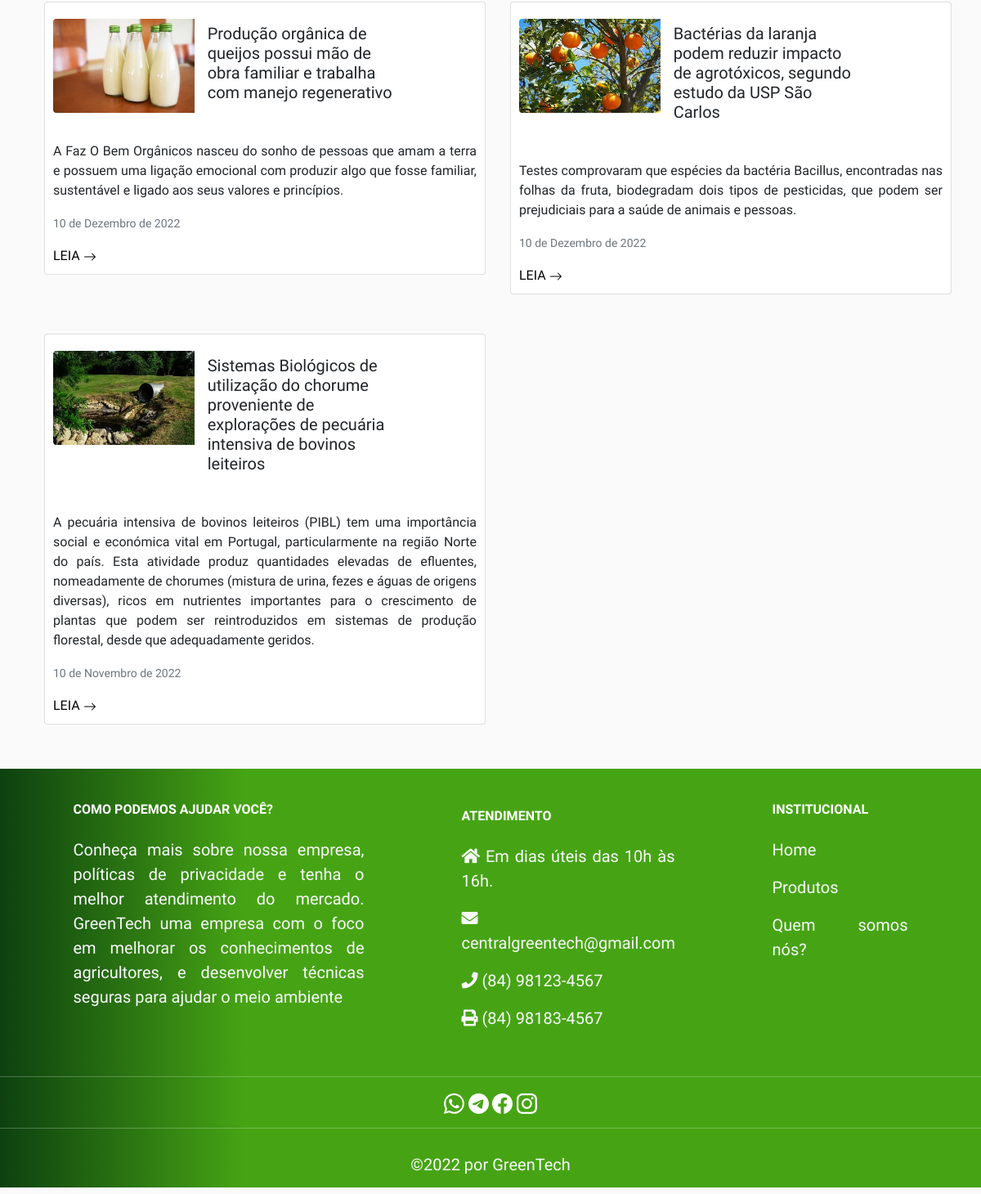
The page /noticias/ (lower part) on the database as committed earlier.
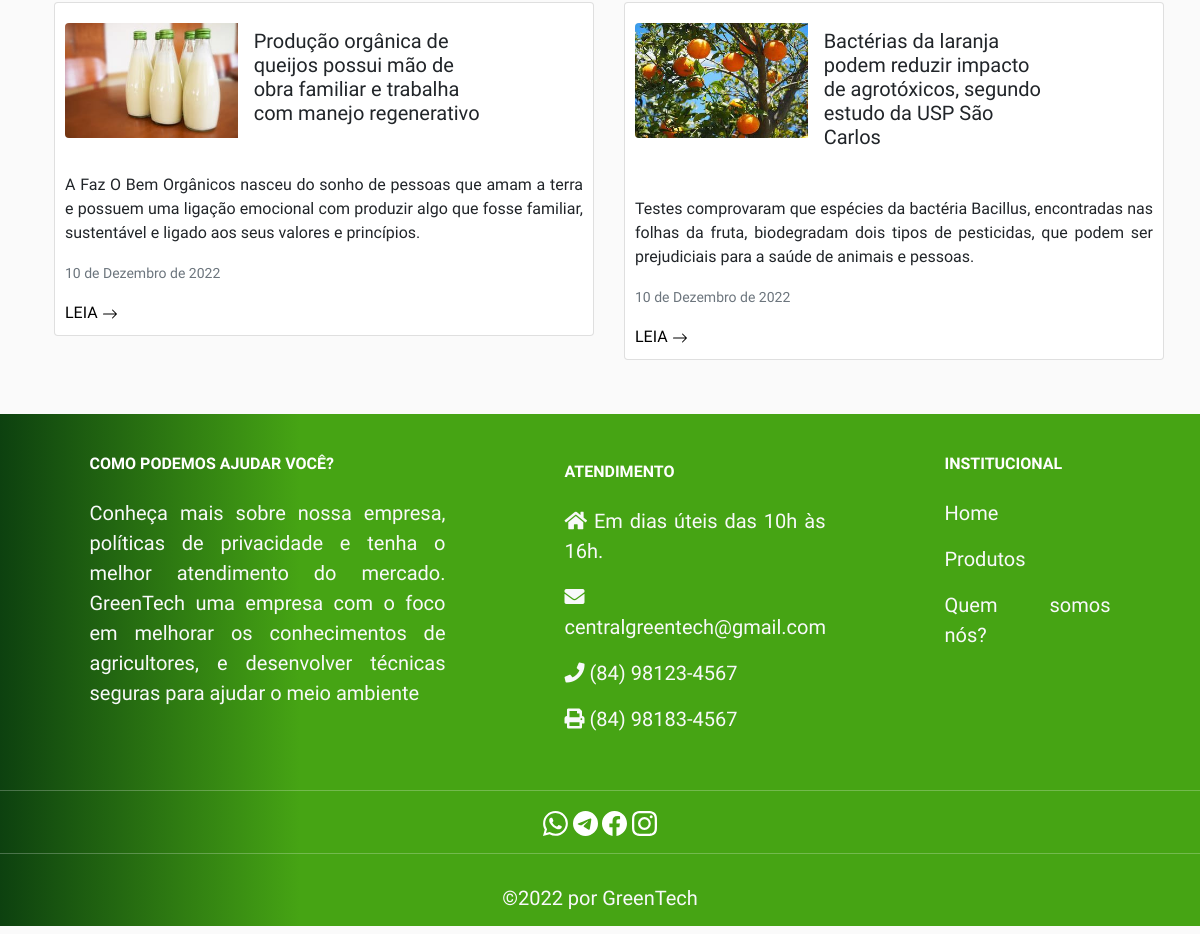
The same page on the database as committed later.
### main/models.py (models this page shows, shortened)
class Publicacao(models.Model):
    titulo = models.CharField(max_length=200)
    descricao = models.TextField()
    corpo_do_texto = RichTextUploadingField()
    tempo_da_publicacao = models.DateField()
    imagem = models.ImageField(upload_to='produtos/', blank=True, null=True, max_length=250)
    autor = models.ForeignKey(Autor, on_delete=models.CASCADE)
    categoria = models.ManyToManyField(Categoria)
    user = models.ForeignKey(get_user_model(), null=True,blank=True,on_delete=models.CASCADE)

### main/views.py (the view)
# urls.py: path('noticias/', noticias, name="noticia"),
def noticias (request):
    busca = request.GET.get('search')
    if busca:
        lista = Publicacao.objects.filter(titulo__icontains = busca)
        lista_produto = Produto.objects.filter(nome__icontains = busca)
        context = {'buscas' : lista, 'busca_produto' : lista_produto}
        return render(request, "busca.html", context)
    else:
        lista = Publicacao.objects.all()
        context ={'publicacoes' : lista}
        return render(request, 'noticia.html', context)

### main/templates/noticia.html (shortened to what this page needs)
{% extends 'base.html' %}
{% load static %}
{% block conteudo %}
<section class="dividir">
    <section class="container" style="width: 1200px; padding-bottom: 30px;">
      <div class="row row-cols-1 row-cols-md-2 g-4">
        {% for publicacao in publicacoes %}
          <main navBT>
            <div class="card mb-4" style="max-width: 540px; ">
              <div class="row g-0 " style="margin: 10px; align-self: center;">
                <div class="col-md-4">
                  <img src="/media/{{publicacao.imagem}}" class="img-fluid rounded-start" alt="..." style="margin-top: 10px; margin-right: 20px;"  >
                </div>
                <div class="col-sm-6">
                  <div class="card-body">
                    <h5 class="card-title">{{publicacao.titulo}}</h5> <br></div>
                </div>
                <p class="card-text" >{{publicacao.descricao}}</p>
                    <p class="card-text"><small class="text-muted">{{publicacao.tempo_da_publicacao}}</small></p>
                    <a href="{% url 'detalhe' publicacao.id %}" class="cor-fonte">LEIA <svg xmlns="http://www.w3.org/2000/svg" width="16" height="16" fill="currentColor" class="bi bi-arrow-right" viewBox="0 0 16 16">
                      <path fill-rule="evenodd" d="M1 8a.5.5 0 0 1 .5-.5h11.793l-3.147-3.146a.5.5 0 0 1 .708-.708l4 4a.5.5 0 0 1 0 .708l-4 4a.5.5 0 0 1-.708-.708L13.293 8.5H1.5A.5.5 0 0 1 1 8z"/>
                    </svg>
                  </a>
              </div>
            </div>
          </main>
        {% endfor %}
      </div>
      </section>
{% endblock conteudo %}

### main/templates/base.html (shortened to what this page needs)
{% load static %}
<!DOCTYPE html>
<html lang="en">
<head>
    <link href="https://cdn.jsdelivr.net/npm/bootstrap@5.1.3/dist/css/bootstrap.min.css" rel="stylesheet">
    <link rel="stylesheet" type="text/css" href="https://cdnjs.cloudflare.com/ajax/libs/font-awesome/5.15.1/css/all.min.css">
    <link rel="stylesheet" type="text/css" href="{% static 'css/styles.css' %}"/>
</head>
<body>
<body>
<main>
    <div class="container mt-4">
        {% block conteudo %}{% endblock conteudo %}
    </div>
</main>
</body>
<footer class="cor page-footer font-small stylish-color-dark pt-4 text-light">
    <div class="container text-left text-md-left">
      <div class="row">
        <div class="col-md-4 mx-auto">
          <h6 class="font-weight-bold text-uppercase mt-3 mb-4"><strong>Como podemos ajudar você?</strong> </h6>
          <p style="text-align: justify;">Conheça mais sobre nossa empresa, políticas de privacidade e tenha o melhor atendimento do mercado. GreenTech uma empresa com o foco em melhorar os conhecimentos de agricultores, e desenvolver técnicas seguras para ajudar  o meio ambiente</p>
        </div>
        <div class="col-md-4 col-lg-3 mx-auto my-md-4 my-0 mt-4 mb-1">
          <h6 class="font-weight-bold text-uppercase mb-4" ><strong>Atendimento</strong> </h6>
          <ul class="list-unstyled" >
            <li>
             <p><i class="fas fa-home mr-3 p"  ></i> Em dias úteis das 10h às 16h.</p>
            </li>
            <li>
              <p><i class="fas fa-envelope mr-3 p" ></i> centralgreentech@gmail.com </p>
            </li>
            <li>
              <p><i class="fas fa-phone mr-3 p" ></i> (84) 98123-4567 </p>
            </li>
            <li>
              <p><i class="fas fa-print mr-3 p"></i> (84) 98183-4567 </p>
            </li>
          </ul>
        </div>
        <div class="col-md-2 mx-auto">
          <h6 class="font-weight-bold text-uppercase mt-3 mb-4" ><strong>Institucional</strong> </h6>
          <ul class="list-unstyled">
            <li>
              <p><a class="text-decoration-none text-light" href="{% url 'index' %}">Home</a></p>
            </li>
            <li>
              <p><a class="text-decoration-none text-light" href="{% url 'mercado' %}">Produtos</a></p>
            </li>
            <li>
              <p><a class="text-decoration-none text-light" href="{% url 'sobrenos' %}"> Quem somos nós?</a></p>
            </li>
          </ul>
        </div>
      </div>
    </div>
   <hr>
     <div style="text-align: center;">
      <a  href=""></a>
      <a href=""></a>
      <a href=""></a>
      <a href=""></a>
      </div> <hr>
    <h5><div class="footer-copyright text-center py-3"> ©2022 por GreenTech</div></h5>
  </footer>
</body>
</html>

### main/static/css/styles.css (style rules this page uses)
* { box-sizing: border-box; font-family: 'Noto Sans Mono', monospace; font-family: 'Quicksand', sans-serif; }
header, footer { margin: 0px; padding: 0px; padding-left: 0px; padding-right: 0px; color: #f5f5f5; font-size: 20px; width: 100%; height: 100px; background-image: linear-gradient(to right, #0d410f 0, #46a414 25%); font-family: 'Noto Sans Mono', monospace; font-family: 'Quicksand', sans-serif; }
body { background: #fafafa; font-family: 'Noto Sans Mono', monospace; font-family: 'Quicksand', sans-serif; }
.cor { width: 100%; height: 100%; background-image: linear-gradient(to right, #0d410f 0, #46a414 25%); }
h6 { color:white; }
p { text-align: justify; font-family: 'Noto Sans Mono', monospace; font-family: 'Quicksand', sans-serif; }
a { text-decoration: none; }
.cor-fonte { color: black; }
.dividir { padding-top: 30px; }

Rows that differ between the two databases and show on the page:
removed Publicacao: imagem (picture), titulo "Sistemas Biológicos de utilização do chorume proveniente de explorações de pecuária intensiva de bovinos leiteiros", descricao "A pecuária intensiva de bovinos leiteiros (PIBL) tem uma importância social e económica vital em Portugal, particularmente na região Norte do país. Esta atividade produz quantidades elevadas de efluentes, nomeadamente de chorumes (mistura de urina, fezes e águas de origens diversas), ricos em nutrientes importantes para o crescimento de plantas que podem ser reintroduzidos em sistemas de produção florestal, desde que adequadamente geridos.", tempo_da_publicacao "10 de Novembro de 2022"
